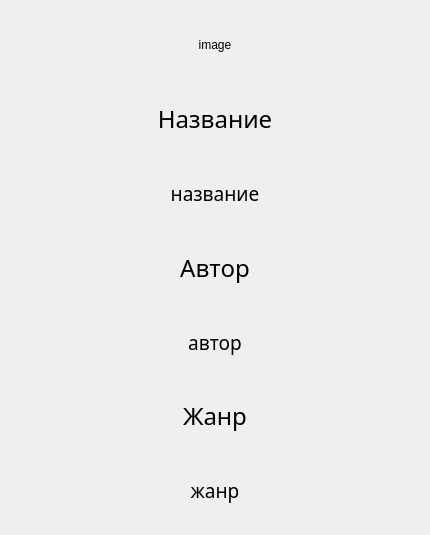
<?xml version="1.0" encoding="UTF-8"?>
<ui version="4.0">
 <class>Form</class>
 <widget class="QWidget" name="Form">
  <property name="geometry">
   <rect>
    <x>0</x>
    <y>0</y>
    <width>430</width>
    <height>535</height>
   </rect>
  </property>
  <property name="windowTitle">
   <string>Form</string>
  </property>
  <layout class="QVBoxLayout" name="verticalLayout">
   <item>
    <widget class="QLabel" name="image">
     <property name="text">
      <string>image</string>
     </property>
     <property name="alignment">
      <set>Qt::AlignCenter</set>
     </property>
    </widget>
   </item>
   <item>
    <widget class="QLabel" name="label_2">
     <property name="font">
      <font>
       <family>AA_Valken</family>
       <pointsize>18</pointsize>
       <weight>50</weight>
       <bold>false</bold>
      </font>
     </property>
     <property name="text">
      <string>Название</string>
     </property>
     <property name="alignment">
      <set>Qt::AlignCenter</set>
     </property>
    </widget>
   </item>
   <item>
    <widget class="QLabel" name="name">
     <property name="font">
      <font>
       <family>AA_Valken</family>
       <pointsize>14</pointsize>
      </font>
     </property>
     <property name="text">
      <string>название</string>
     </property>
     <property name="alignment">
      <set>Qt::AlignCenter</set>
     </property>
    </widget>
   </item>
   <item>
    <widget class="QLabel" name="label_4">
     <property name="font">
      <font>
       <family>AA_Valken</family>
       <pointsize>18</pointsize>
       <weight>50</weight>
       <bold>false</bold>
      </font>
     </property>
     <property name="text">
      <string>Автор</string>
     </property>
     <property name="alignment">
      <set>Qt::AlignCenter</set>
     </property>
    </widget>
   </item>
   <item>
    <widget class="QLabel" name="author">
     <property name="font">
      <font>
       <family>AA_Valken</family>
       <pointsize>14</pointsize>
      </font>
     </property>
     <property name="text">
      <string>автор</string>
     </property>
     <property name="alignment">
      <set>Qt::AlignCenter</set>
     </property>
    </widget>
   </item>
   <item>
    <widget class="QLabel" name="label_5">
     <property name="font">
      <font>
       <family>AA_Valken</family>
       <pointsize>18</pointsize>
       <weight>50</weight>
       <bold>false</bold>
      </font>
     </property>
     <property name="text">
      <string>Жанр</string>
     </property>
     <property name="alignment">
      <set>Qt::AlignCenter</set>
     </property>
    </widget>
   </item>
   <item>
    <widget class="QLabel" name="genre">
     <property name="font">
      <font>
       <family>AA_Valken</family>
       <pointsize>14</pointsize>
      </font>
     </property>
     <property name="text">
      <string>жанр</string>
     </property>
     <property name="alignment">
      <set>Qt::AlignCenter</set>
     </property>
    </widget>
   </item>
  </layout>
 </widget>
 <resources/>
 <connections/>
</ui>
